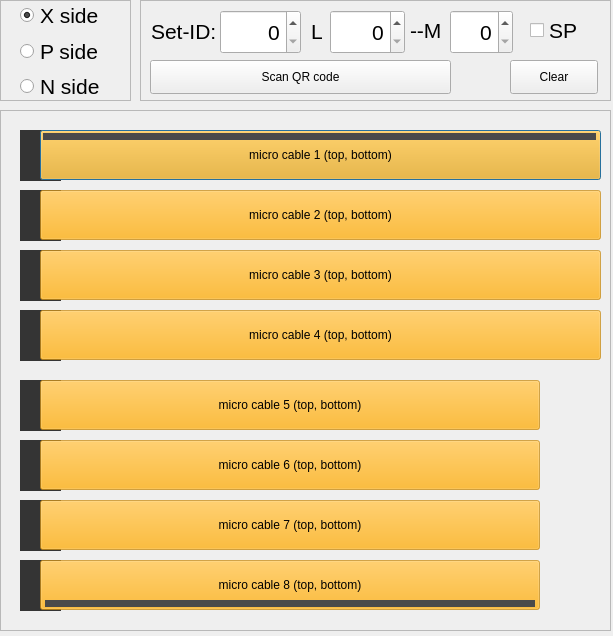
<?xml version="1.0" encoding="UTF-8"?>
<ui version="4.0">
 <class>MicroCableSelector</class>
 <widget class="QDialog" name="MicroCableSelector">
  <property name="geometry">
   <rect>
    <x>0</x>
    <y>0</y>
    <width>613</width>
    <height>636</height>
   </rect>
  </property>
  <property name="sizePolicy">
   <sizepolicy hsizetype="Preferred" vsizetype="Preferred">
    <horstretch>0</horstretch>
    <verstretch>0</verstretch>
   </sizepolicy>
  </property>
  <property name="minimumSize">
   <size>
    <width>613</width>
    <height>636</height>
   </size>
  </property>
  <property name="maximumSize">
   <size>
    <width>613</width>
    <height>636</height>
   </size>
  </property>
  <property name="windowTitle">
   <string>Dialog</string>
  </property>
  <widget class="QFrame" name="frPorN">
   <property name="geometry">
    <rect>
     <x>0</x>
     <y>0</y>
     <width>131</width>
     <height>101</height>
    </rect>
   </property>
   <property name="frameShape">
    <enum>QFrame::StyledPanel</enum>
   </property>
   <property name="frameShadow">
    <enum>QFrame::Raised</enum>
   </property>
   <widget class="QWidget" name="layoutWidget">
    <property name="geometry">
     <rect>
      <x>20</x>
      <y>0</y>
      <width>92</width>
      <height>101</height>
     </rect>
    </property>
    <layout class="QVBoxLayout" name="verticalLayout">
     <item>
      <widget class="QRadioButton" name="radioButton_X">
       <property name="font">
        <font>
         <pointsize>16</pointsize>
        </font>
       </property>
       <property name="text">
        <string>X side</string>
       </property>
       <property name="checked">
        <bool>true</bool>
       </property>
      </widget>
     </item>
     <item>
      <widget class="QRadioButton" name="radioButton_P">
       <property name="font">
        <font>
         <pointsize>16</pointsize>
        </font>
       </property>
       <property name="text">
        <string>P side</string>
       </property>
      </widget>
     </item>
     <item>
      <widget class="QRadioButton" name="radioButton_N">
       <property name="font">
        <font>
         <pointsize>16</pointsize>
        </font>
       </property>
       <property name="text">
        <string>N side</string>
       </property>
      </widget>
     </item>
    </layout>
   </widget>
  </widget>
  <widget class="QFrame" name="frame_2">
   <property name="geometry">
    <rect>
     <x>0</x>
     <y>110</y>
     <width>611</width>
     <height>521</height>
    </rect>
   </property>
   <property name="frameShape">
    <enum>QFrame::StyledPanel</enum>
   </property>
   <property name="frameShadow">
    <enum>QFrame::Raised</enum>
   </property>
   <widget class="QPushButton" name="pushButton_1">
    <property name="geometry">
     <rect>
      <x>40</x>
      <y>20</y>
      <width>561</width>
      <height>50</height>
     </rect>
    </property>
    <property name="styleSheet">
     <string notr="true">background-color: rgba(255, 170, 0, 150);</string>
    </property>
    <property name="text">
     <string>micro cable 1 (top, bottom)</string>
    </property>
   </widget>
   <widget class="QWidget" name="SMX_1" native="true">
    <property name="geometry">
     <rect>
      <x>20</x>
      <y>20</y>
      <width>41</width>
      <height>51</height>
     </rect>
    </property>
    <property name="autoFillBackground">
     <bool>false</bool>
    </property>
    <property name="styleSheet">
     <string notr="true">background-color: rgba(0, 0, 0, 200);</string>
    </property>
   </widget>
   <widget class="QPushButton" name="pushButton_2">
    <property name="geometry">
     <rect>
      <x>40</x>
      <y>80</y>
      <width>561</width>
      <height>50</height>
     </rect>
    </property>
    <property name="styleSheet">
     <string notr="true">background-color: rgba(255, 170, 0, 150);</string>
    </property>
    <property name="text">
     <string>micro cable 2 (top, bottom)</string>
    </property>
   </widget>
   <widget class="QPushButton" name="pushButton_3">
    <property name="geometry">
     <rect>
      <x>40</x>
      <y>140</y>
      <width>561</width>
      <height>50</height>
     </rect>
    </property>
    <property name="styleSheet">
     <string notr="true">background-color: rgba(255, 170, 0, 150);</string>
    </property>
    <property name="text">
     <string>micro cable 3 (top, bottom)</string>
    </property>
   </widget>
   <widget class="QPushButton" name="pushButton_4">
    <property name="geometry">
     <rect>
      <x>40</x>
      <y>200</y>
      <width>561</width>
      <height>50</height>
     </rect>
    </property>
    <property name="styleSheet">
     <string notr="true">background-color: rgba(255, 170, 0, 150);</string>
    </property>
    <property name="text">
     <string>micro cable 4 (top, bottom)</string>
    </property>
   </widget>
   <widget class="QWidget" name="SMX_3" native="true">
    <property name="geometry">
     <rect>
      <x>20</x>
      <y>140</y>
      <width>41</width>
      <height>51</height>
     </rect>
    </property>
    <property name="autoFillBackground">
     <bool>false</bool>
    </property>
    <property name="styleSheet">
     <string notr="true">background-color: rgba(0, 0, 0, 200);</string>
    </property>
   </widget>
   <widget class="QWidget" name="SMX_2" native="true">
    <property name="geometry">
     <rect>
      <x>20</x>
      <y>80</y>
      <width>41</width>
      <height>51</height>
     </rect>
    </property>
    <property name="autoFillBackground">
     <bool>false</bool>
    </property>
    <property name="styleSheet">
     <string notr="true">background-color: rgba(0, 0, 0, 200);</string>
    </property>
   </widget>
   <widget class="QWidget" name="SMX_4" native="true">
    <property name="geometry">
     <rect>
      <x>20</x>
      <y>200</y>
      <width>41</width>
      <height>51</height>
     </rect>
    </property>
    <property name="autoFillBackground">
     <bool>false</bool>
    </property>
    <property name="styleSheet">
     <string notr="true">background-color: rgba(0, 0, 0, 200);</string>
    </property>
   </widget>
   <widget class="QPushButton" name="pushButton_6">
    <property name="geometry">
     <rect>
      <x>40</x>
      <y>330</y>
      <width>500</width>
      <height>50</height>
     </rect>
    </property>
    <property name="styleSheet">
     <string notr="true">background-color: rgba(255, 170, 0, 150);</string>
    </property>
    <property name="text">
     <string>micro cable 6 (top, bottom)</string>
    </property>
   </widget>
   <widget class="QPushButton" name="pushButton_8">
    <property name="geometry">
     <rect>
      <x>40</x>
      <y>450</y>
      <width>500</width>
      <height>50</height>
     </rect>
    </property>
    <property name="styleSheet">
     <string notr="true">background-color: rgba(255, 170, 0, 150);</string>
    </property>
    <property name="text">
     <string>micro cable 8 (top, bottom)</string>
    </property>
   </widget>
   <widget class="QPushButton" name="pushButton_7">
    <property name="geometry">
     <rect>
      <x>40</x>
      <y>390</y>
      <width>500</width>
      <height>50</height>
     </rect>
    </property>
    <property name="styleSheet">
     <string notr="true">background-color: rgba(255, 170, 0, 150);</string>
    </property>
    <property name="text">
     <string>micro cable 7 (top, bottom)</string>
    </property>
   </widget>
   <widget class="QPushButton" name="pushButton_5">
    <property name="geometry">
     <rect>
      <x>40</x>
      <y>270</y>
      <width>500</width>
      <height>50</height>
     </rect>
    </property>
    <property name="styleSheet">
     <string notr="true">background-color: rgba(255, 170, 0, 150);</string>
    </property>
    <property name="text">
     <string>micro cable 5 (top, bottom)</string>
    </property>
   </widget>
   <widget class="QWidget" name="SMX_6" native="true">
    <property name="geometry">
     <rect>
      <x>20</x>
      <y>330</y>
      <width>41</width>
      <height>51</height>
     </rect>
    </property>
    <property name="autoFillBackground">
     <bool>false</bool>
    </property>
    <property name="styleSheet">
     <string notr="true">background-color: rgba(0, 0, 0, 200);</string>
    </property>
   </widget>
   <widget class="QWidget" name="SMX_5" native="true">
    <property name="geometry">
     <rect>
      <x>20</x>
      <y>270</y>
      <width>41</width>
      <height>51</height>
     </rect>
    </property>
    <property name="autoFillBackground">
     <bool>false</bool>
    </property>
    <property name="styleSheet">
     <string notr="true">background-color: rgba(0, 0, 0, 200);</string>
    </property>
   </widget>
   <widget class="QWidget" name="SMX_7" native="true">
    <property name="geometry">
     <rect>
      <x>20</x>
      <y>390</y>
      <width>41</width>
      <height>51</height>
     </rect>
    </property>
    <property name="autoFillBackground">
     <bool>false</bool>
    </property>
    <property name="styleSheet">
     <string notr="true">background-color: rgba(0, 0, 0, 200);</string>
    </property>
   </widget>
   <widget class="QWidget" name="SMX_8" native="true">
    <property name="geometry">
     <rect>
      <x>20</x>
      <y>450</y>
      <width>41</width>
      <height>51</height>
     </rect>
    </property>
    <property name="autoFillBackground">
     <bool>false</bool>
    </property>
    <property name="styleSheet">
     <string notr="true">background-color: rgba(0, 0, 0, 200);</string>
    </property>
   </widget>
   <widget class="QWidget" name="widget_2" native="true">
    <property name="geometry">
     <rect>
      <x>43</x>
      <y>23</y>
      <width>553</width>
      <height>7</height>
     </rect>
    </property>
    <property name="styleSheet">
     <string notr="true">background-color: rgb(74, 74, 74);</string>
    </property>
   </widget>
   <widget class="QWidget" name="widget" native="true">
    <property name="geometry">
     <rect>
      <x>45</x>
      <y>490</y>
      <width>490</width>
      <height>7</height>
     </rect>
    </property>
    <property name="styleSheet">
     <string notr="true">background-color: rgb(74, 74, 74);</string>
    </property>
   </widget>
   <zorder>SMX_2</zorder>
   <zorder>SMX_7</zorder>
   <zorder>SMX_5</zorder>
   <zorder>SMX_4</zorder>
   <zorder>SMX_3</zorder>
   <zorder>SMX_8</zorder>
   <zorder>SMX_6</zorder>
   <zorder>SMX_1</zorder>
   <zorder>pushButton_1</zorder>
   <zorder>pushButton_2</zorder>
   <zorder>pushButton_3</zorder>
   <zorder>pushButton_4</zorder>
   <zorder>pushButton_6</zorder>
   <zorder>pushButton_8</zorder>
   <zorder>pushButton_7</zorder>
   <zorder>pushButton_5</zorder>
   <zorder>widget_2</zorder>
   <zorder>widget</zorder>
  </widget>
  <widget class="QFrame" name="frame">
   <property name="geometry">
    <rect>
     <x>140</x>
     <y>0</y>
     <width>471</width>
     <height>101</height>
    </rect>
   </property>
   <property name="frameShape">
    <enum>QFrame::StyledPanel</enum>
   </property>
   <property name="frameShadow">
    <enum>QFrame::Raised</enum>
   </property>
   <widget class="QLabel" name="label">
    <property name="geometry">
     <rect>
      <x>11</x>
      <y>11</y>
      <width>66</width>
      <height>41</height>
     </rect>
    </property>
    <property name="font">
     <font>
      <pointsize>16</pointsize>
     </font>
    </property>
    <property name="text">
     <string>Set-ID:</string>
    </property>
   </widget>
   <widget class="QLabel" name="label_2">
    <property name="geometry">
     <rect>
      <x>171</x>
      <y>11</y>
      <width>16</width>
      <height>41</height>
     </rect>
    </property>
    <property name="font">
     <font>
      <pointsize>16</pointsize>
     </font>
    </property>
    <property name="text">
     <string>L</string>
    </property>
   </widget>
   <widget class="QLabel" name="label_3">
    <property name="geometry">
     <rect>
      <x>270</x>
      <y>10</y>
      <width>33</width>
      <height>41</height>
     </rect>
    </property>
    <property name="font">
     <font>
      <pointsize>16</pointsize>
     </font>
    </property>
    <property name="text">
     <string>--M</string>
    </property>
   </widget>
   <widget class="QSpinBox" name="spinBox_ID">
    <property name="geometry">
     <rect>
      <x>80</x>
      <y>10</y>
      <width>81</width>
      <height>44</height>
     </rect>
    </property>
    <property name="font">
     <font>
      <pointsize>16</pointsize>
     </font>
    </property>
    <property name="layoutDirection">
     <enum>Qt::LeftToRight</enum>
    </property>
    <property name="autoFillBackground">
     <bool>false</bool>
    </property>
    <property name="alignment">
     <set>Qt::AlignRight|Qt::AlignTrailing|Qt::AlignVCenter</set>
    </property>
    <property name="maximum">
     <number>9999</number>
    </property>
    <property name="value">
     <number>0</number>
    </property>
   </widget>
   <widget class="QSpinBox" name="spinBox_L">
    <property name="geometry">
     <rect>
      <x>190</x>
      <y>10</y>
      <width>75</width>
      <height>44</height>
     </rect>
    </property>
    <property name="font">
     <font>
      <pointsize>16</pointsize>
     </font>
    </property>
    <property name="layoutDirection">
     <enum>Qt::LeftToRight</enum>
    </property>
    <property name="autoFillBackground">
     <bool>false</bool>
    </property>
    <property name="alignment">
     <set>Qt::AlignRight|Qt::AlignTrailing|Qt::AlignVCenter</set>
    </property>
    <property name="maximum">
     <number>999</number>
    </property>
    <property name="value">
     <number>0</number>
    </property>
   </widget>
   <widget class="QSpinBox" name="spinBox_M">
    <property name="geometry">
     <rect>
      <x>310</x>
      <y>10</y>
      <width>63</width>
      <height>44</height>
     </rect>
    </property>
    <property name="font">
     <font>
      <pointsize>16</pointsize>
     </font>
    </property>
    <property name="layoutDirection">
     <enum>Qt::LeftToRight</enum>
    </property>
    <property name="autoFillBackground">
     <bool>false</bool>
    </property>
    <property name="alignment">
     <set>Qt::AlignRight|Qt::AlignTrailing|Qt::AlignVCenter</set>
    </property>
    <property name="maximum">
     <number>99</number>
    </property>
    <property name="value">
     <number>0</number>
    </property>
   </widget>
   <widget class="QCheckBox" name="checkBox_SP">
    <property name="geometry">
     <rect>
      <x>390</x>
      <y>10</y>
      <width>61</width>
      <height>41</height>
     </rect>
    </property>
    <property name="font">
     <font>
      <pointsize>16</pointsize>
     </font>
    </property>
    <property name="text">
     <string>SP</string>
    </property>
   </widget>
   <widget class="QPushButton" name="pbScanQR">
    <property name="geometry">
     <rect>
      <x>10</x>
      <y>60</y>
      <width>301</width>
      <height>34</height>
     </rect>
    </property>
    <property name="text">
     <string>Scan QR code</string>
    </property>
   </widget>
   <widget class="QPushButton" name="pbClearSetID">
    <property name="geometry">
     <rect>
      <x>370</x>
      <y>60</y>
      <width>88</width>
      <height>34</height>
     </rect>
    </property>
    <property name="text">
     <string>Clear</string>
    </property>
   </widget>
  </widget>
 </widget>
 <tabstops>
  <tabstop>radioButton_P</tabstop>
  <tabstop>radioButton_N</tabstop>
  <tabstop>pbScanQR</tabstop>
  <tabstop>spinBox_ID</tabstop>
  <tabstop>spinBox_L</tabstop>
  <tabstop>spinBox_M</tabstop>
  <tabstop>checkBox_SP</tabstop>
  <tabstop>pushButton_1</tabstop>
  <tabstop>pushButton_2</tabstop>
  <tabstop>pushButton_3</tabstop>
  <tabstop>pushButton_4</tabstop>
  <tabstop>pushButton_5</tabstop>
  <tabstop>pushButton_6</tabstop>
  <tabstop>pushButton_7</tabstop>
  <tabstop>pushButton_8</tabstop>
  <tabstop>pbClearSetID</tabstop>
  <tabstop>radioButton_X</tabstop>
 </tabstops>
 <resources/>
 <connections/>
</ui>
